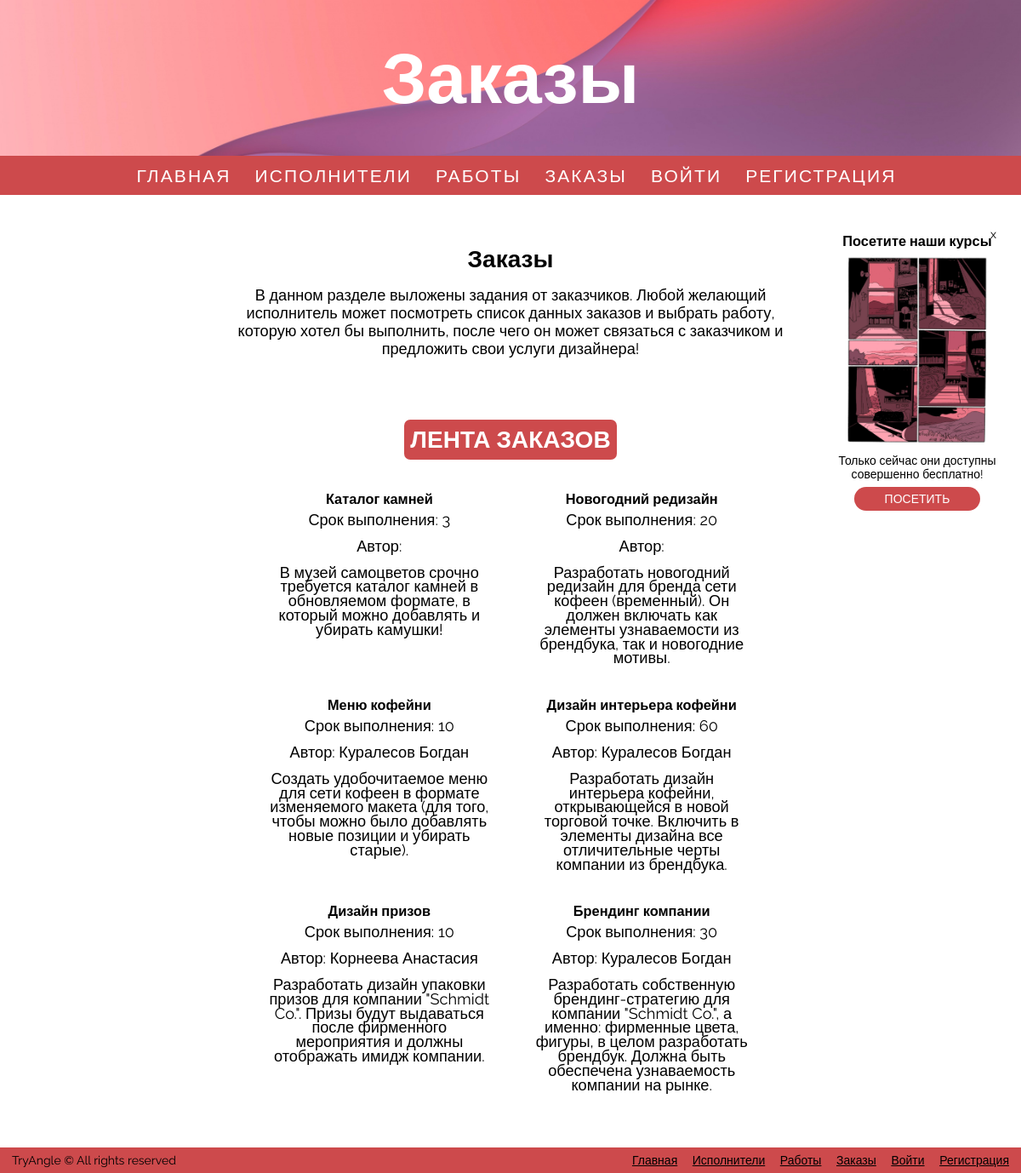
/requests.html, run on the app's committed database.
### app.py (models this page shows)
class Request(db.Model):
    id = db.Column(db.Integer, primary_key=True)
    name = db.Column(db.String(100), nullable=False)
    number = db.Column(db.Integer, nullable=False)
    customer = db.Column(db.Integer, db.ForeignKey(User.id), nullable=False)
    artist = db.Column(db.Integer, db.ForeignKey(User.id))
    about = db.Column(db.Text, nullable=False)

class User(UserMixin, db.Model):
    id = db.Column(db.Integer, primary_key=True)
    email = db.Column(db.String(100), unique=True)
    password = db.Column(db.String(100), nullable=False)
    surname = db.Column(db.String(50), nullable=False)
    name = db.Column(db.String(50), nullable=False)
    phone = db.Column(db.String(15), nullable=False)
    isartist = db.Column(db.Boolean, nullable=False)
    artist_specialization = db.Column(db.String(50))
    artist_exp = db.Column(db.Integer)
    customer_company = db.Column(db.String(100))
    customer_sphere = db.Column(db.String(50))
    about = db.Column(db.Text, nullable=False)

### app.py (the view)
@app.route("/requests.html")
def requests():
    requests = Request.query.order_by(Request.id.desc()).all()
    authors = User.query.order_by(User.id.desc()).all()
    return render_template("requests.html", current_user=current_user, authenticated=current_user.is_authenticated, requests=requests, authors=authors)

### templates/requests.html (shortened to what this page needs)
<!DOCTYPE html>
<html lang='en-EN'>
<head>
  <link href='../static/styles.css' rel='stylesheet'>
</head>
<body>
  <div class='wrapper'>
  <header>
      <h1>Заказы</h1>
  </header>
  <nav>
      <a href='/' title='Главная'>Главная</a>
      <a href='artists.html' title='Исполнители'>Исполнители</a>
      <a href='completes.html' title='Работы'>Работы</a>
      <a>Заказы</a>
      {% if not authenticated %}
      <a href='login.html' title='Войти'>Войти</a>
      <a href='signup.html' title='Регистрация'>Регистрация</a>
      {% endif %}
  </nav>
  <main>
    <div class='ad'>
      <p class='close' onclick='hideAd()'>x</p>
      <h3>Посетите наши курсы</h3>
      <img src='../static/src/ad.png' alt='Курсы'>
      <p>Только сейчас они доступны совершенно бесплатно!</p>
      <a href='https://skillbox.ru/' title='Курсы'><p class='button'>Посетить</p></a>
    </div>
    <div class='section center'>
      <div class='center'>
        <br>
        <h2>Заказы</h2>
        <p>В данном разделе выложены задания от заказчиков. Любой желающий исполнитель может посмотреть список данных заказов и выбрать работу, которую хотел бы выполнить, после чего он может связаться с заказчиком и предложить свои услуги дизайнера!</p>
        <br>
      </div>
    </div>
    <h2 class='outer-header'>Лента заказов</h2>
    <div class='section center last'>
      <div class='center'>
        {% for el in requests %}
        <a href='requests.html/{{el.id}}' title='Кейс {{el.id}}'><div class='card boss'>
          <h3>{{el.name}}</h3>
          <p>Срок выполнения: {{el.number}}</p>
          <p>Автор:
            {% for i in authors %}
              {% if el.artist == i.id %}
                {{i.surname}} {{i.name}}
              {% endif %}
            {% endfor %}
          </p>
          <p>{{el.about}}</p>
        </div></a>
        {% endfor %}
      </div>
    </div>
  </main>
  <div class='footer'>
    <div><p>TryAngle &#169 All rights reserved</p></div>
    <div>
      <a href='/' title='Главная'>Главная</a>
      <a href='artists.html' title='Исполнители'>Исполнители</a>
      <a href='completes.html' title='Работы'>Работы</a>
      <a>Заказы</a>
      {% if not authenticated %}
      <a href='login.html' title='Войти'>Войти</a>
      <a href='signup.html' title='Регистрация'>Регистрация</a>
      {% endif %}
    </div>
  </div>
  </div>
</body>
</html>

### data on the page
Request: name "Каталог камней", number "3", about "В музей самоцветов срочно требуется каталог камней в обновляемом формате, в который можно добавлять и убирать камушки!"
Request: name "Новогодний редизайн", number "20", about "Разработать новогодний редизайн для бренда сети кофеен (временный). Он должен включать как элементы узнаваемости из брендбука, так и новогодние мотивы."
Request: name "Меню кофейни", number "10", about "Создать удобочитаемое меню для сети кофеен в формате изменяемого макета (для того, чтобы можно было добавлять новые позиции и убирать старые)."
User: surname "Куралесов", name "Богдан"
Request: name "Дизайн интерьера кофейни", number "60", about "Разработать дизайн интерьера кофейни, открывающейся в новой торговой точке. Включить в элементы дизайна все отличительные черты компании из брендбука."
Request: name "Дизайн призов", number "10", about "Разработать дизайн упаковки призов для компании \"Schmidt Co.\". Призы будут выдаваться после фирменного мероприятия и должны отображать имидж компании."
User: surname "Корнеева", name "Анастасия"
Request: name "Брендинг компании", number "30", about "Разработать собственную брендинг-стратегию для компании \"Schmidt Co.\", а именно: фирменные цвета, фигуры, в целом разработать брендбук. Должна быть обеспечена узнаваемость компании на рынке."
